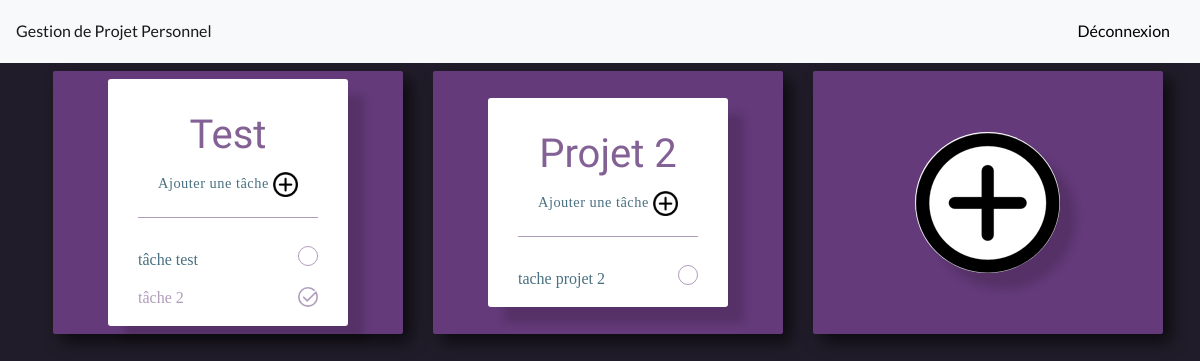
The app's page / (signed in), older data.
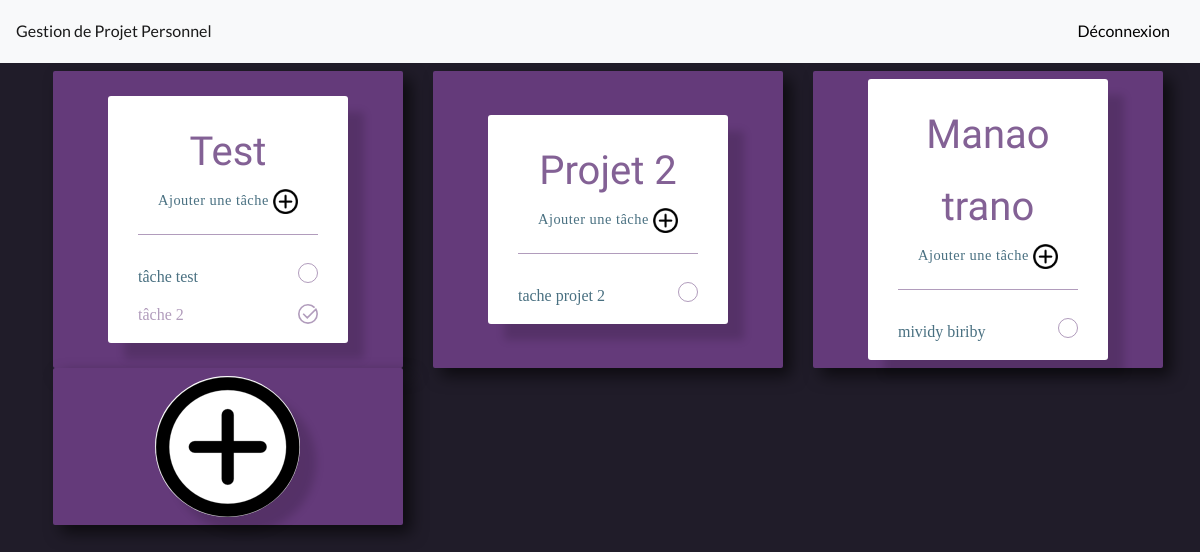
The same page, newer data.
### projects/models.py (models this page shows, shortened)
class Project(models.Model):
    STATUS_CHOICES = [
        ('EN_ATTENTE', 'En Attente'),
        ('EN_COURS', 'En Cours'),
        ('SUSPENDU', 'Suspendu'),
        ('TERMINE', 'Terminé'),
        ('EN_EVAL', 'En Évaluation'),
        ('EXPIRE', 'Expiré'),
    ]
    name = models.CharField(max_length=200)
    status = models.CharField(max_length=20, choices=STATUS_CHOICES, default='EN_ATTENTE')

class Tache(models.Model):
    project = models.ForeignKey(Project, on_delete=models.CASCADE)
    number_order = models.IntegerField()
    description = models.TextField()
    date_end = models.DateField()
    checked = models.BooleanField(default=False)

### projects/views.py (the view)
# urls.py: 2. Add a URL to urlpatterns:  path('', views.home, name='home')
@login_required()
def home(request):
    projects = Project.objects.prefetch_related('tache_set').all()
    return render(request, 'projects/index.html', {'projects': projects})

### projects/templates/projects/index.html (shortened to what this page needs)
{% extends 'projects/base.html' %}
{% block content %}
{% load static %}
<div class="container">
    <div class="row">
        {% for project in projects %}
        <div class="col-lg-4">
            <div class="frame m-2">
                <div class="list">
                    <div class="head">
                        <div class="title">{{ project.name }}</div>
                        <div class="subtitle">
                            Ajouter une tâche
                            <a class="add-tache-btn" href="{% url 'projects:add-tache' project.id %}"><img src="{% static 'images/plus.png' %}"></a>
                        </div>
                    </div>
                    <ul>
                        {% for tache in project.tache_set.all %}
                        <li>
                            <form action="{% url 'projects:update-tache' tache.id %}" id="form-tache-{{ tache.id }}" data-tache-id="{{ tache.id }}">
                                <label for="item-{{ tache.id}}" class="text">{{ tache.description }}</label>
                                <label for="item-{{ tache.id}}" class="button"></label>
                                <div class="wrapper">
                                </div>
                            </form>
                        </li>
                        {% endfor %}
                    </ul>
                </div>
            </div>
        </div>
        {% endfor %}
        <div class="col-lg-4">
            <div class="frame m-2">
                <div class="add-project">
                    <a href="{% url 'projects:add-project' %}"><img src="{% static 'images/plus.png' %}"></a>
                </div>
            </div>
        </div>
    </div>
</div>
{% endblock %}

### projects/templates/projects/base.html (shortened to what this page needs)
<!doctype html>
{% load static %}
<html lang="en">
  <head>
	<link rel="stylesheet" href="https://stackpath.bootstrapcdn.com/font-awesome/4.7.0/css/font-awesome.min.css">
	<link rel="stylesheet" href="{% static 'css/style.css' %}">
    <link rel="stylesheet" href="{% static 'css/app.css' %}">
	</head>
	<body class="bg-home">
    {% block navbar %}
    <nav class="navbar navbar-expand-lg navbar-light bg-light">
        <a class="navbar-brand" style="font-size: inherit" href="{% url 'home' %}">Gestion de Projet Personnel</a>
        <div class="collapse navbar-collapse" id="navbarNav">
            <ul class="navbar-nav ml-auto">
                <li class="nav-item">
                        <form class="nav-link" method="post" action="{% url 'logout' %}">
                            <button class="btn-logout" type="submit">Déconnexion</button>
                        </form>
                </li>
            </ul>
        </div>
    </nav>
    {% endblock %}
    {% block content %}{% endblock %}
	</body>
</html>

### static/css/app.css (style rules this page uses)
body { background: #201c29; }
.btn-logout { background: none; border: none; }
.add-tache-btn > img { width: 25px; }
.frame { width: 100%; height: 100%; border-radius: 2px; box-shadow: 0.5rem 0.5rem 1rem rgba(0, 0, 0, 0.6); background: #643a7a; color: #497081; font-family: 'zilla slab', serif; -webkit-font-smoothing: antialiased; -moz-osx-font-smoothing: grayscale; font-size: 0.9rem; display: flex; justify-content: center; align-items: center; }
.add-project { background: #fff; box-shadow: 1rem 1rem 0.5rem rgba(0, 0, 0, 0.15); border-radius: 50%; display: flex; justify-content: center; align-items: center; box-shadow: 1rem 1rem 0.5rem rgba(0, 0, 0, 0.15); transition: all 0.5s ease; }
.list { width: 240px; background: #fff; box-shadow: 1rem 1rem 0.5rem rgba(0, 0, 0, 0.15); border-radius: 3px; }
.list .head { padding: 20px 0; margin: 0 30px; border-bottom: 1px solid rgba(100, 58, 122, .5); }
.list .title { font-family: 'fredericka the great', cursive; font-weight: 500; text-align: center; font-size: 2.5rem; color: rgba(100, 58, 122, .8); }
.list .subtitle { font-size: 0.9rem; text-align: center; letter-spacing: 0.5px; }
.list ul { list-style: none; padding: 4px 0; margin: 0 30px; font-weight: 300; }
.list ul li { position: relative; display: block; margin: 24px 0; height: 14px; }
.list ul .text { float: left; font-size: 1rem; cursor: pointer; transition: all 0.3s ease-in-out; }
ul li:nth-of-type(2) { animation: slide-up 1s; }
.list ul .button { position: relative; z-index: 2; box-sizing: border-box; float: right; width: 20px; height: 20px; border: 1px solid rgba(100, 58, 122, 0.5); border-radius: 50%; cursor: pointer; }
ul li .wrapper { position: absolute; width: 20px; right: 0; }
.list ul input:checked ~ .text { color: rgba(100, 58, 122, .5); }

Row changes from the older to the newer data that the page shows:
added Project: name "Manao trano"
added Tache: description "mividy biriby", shown under "Manao trano"
